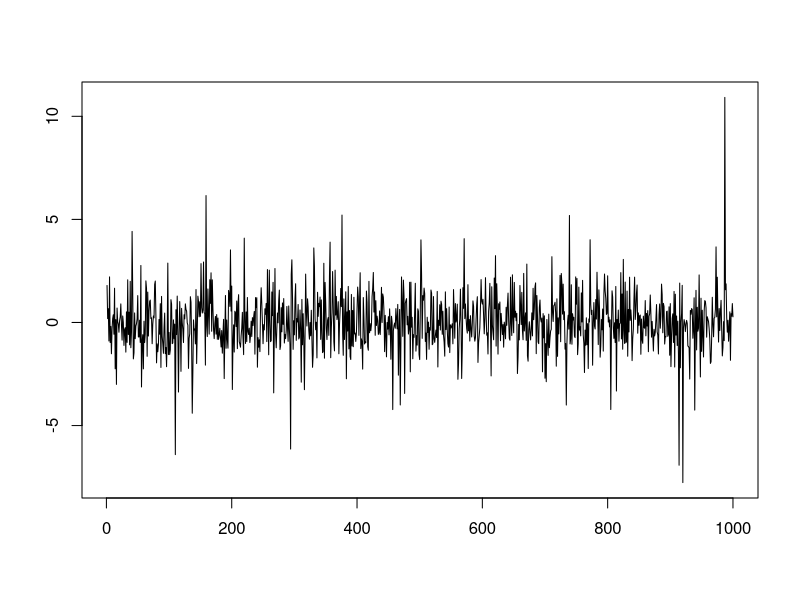
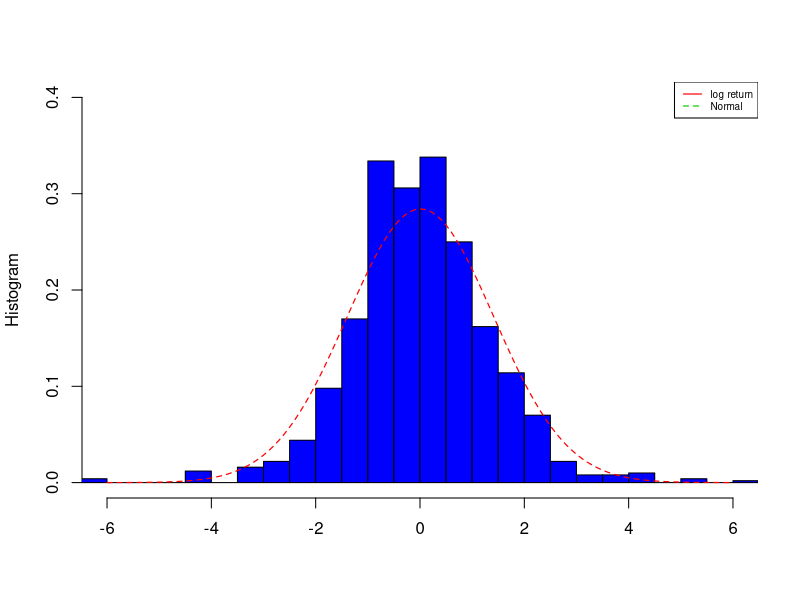

Generate these figures, in order, with R:

#simulation 

data=function(n){
  #noise=2*rnorm(n)
  noise=rt(n,4)
  }

n=1000

sample=data(n)

sample[1:100]

plot(sample,main=" ",ylab="",xlab="",type="l")


hist(sample, 30, fre=F, col="blue",xlim=c(-6,6),ylim=c(0,0.4),
     main="",ylab="Histogram",xlab="")

x=seq(-6,6,0.1)
lines(x,dnorm(x,mean(sample),sd(sample)),lty=2,lwd=1.2, col="red",xlim=c(-6,6),ylim=c(0,0.4))
legend("topright",c("log return", "Normal"),lty=c(1,2),lwd=1.2, col=c("red","green3"),cex=0.6)




library(fBasics) # Load the package fBasics.
basicStats(sample) 

#Alternatively, one can use individual commands as follows:
mean(sample)
var(sample)
sqrt(var(sample)) # Standard deviation
skewness(sample)
kurtosis(sample)



t1=skewness(sample)/sqrt(6/n) #Compute test statistic
t1

pv1=2*pnorm(t1) #Compute p-value.
pv1
pv=2*(1-pnorm(t1)) #Compute p-value.
pv


#Test mean being zero.
t.test(sample) 
#The result shows that the hypothesis of zero expected return can be rejected at the 5%  level.

#Normality test
normalTest(sample,method="jb") 
#The result shows the normality for simple return is rejected
